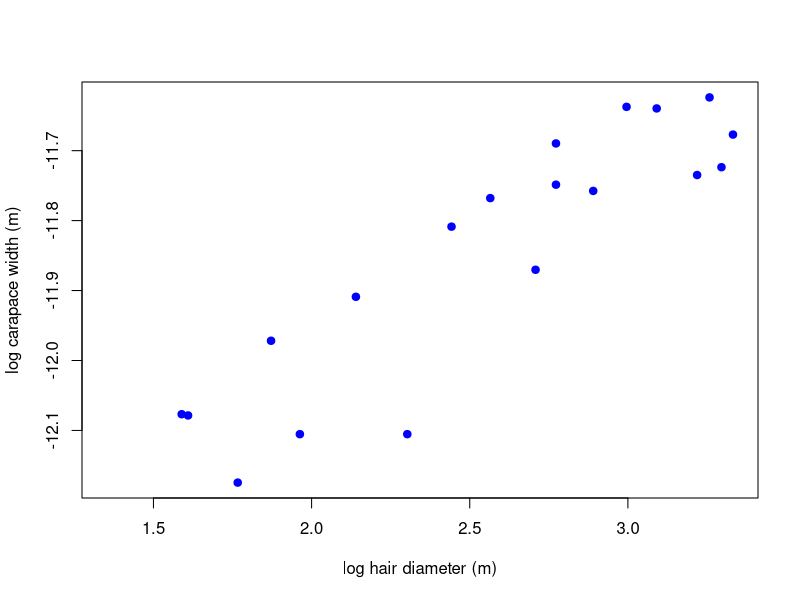

R code for this plot:
## ---- chunk 1
crabs<-read.csv("babycrab1.csv", header = TRUE, skip = 1)
crabs<-crabs[,1:13]
## ---- chunk 2
range(crabs$size..mm.)
## ---- chunk 3
plot(crabs$log.size,log(crabs$Hair.diameter),
     xlab = "log hair diameter (m)", ylab = "log carapace width (m)",
     pch = 19, col = "blue")
## ---- chunk 4
hairdia.model <- lm(log(crabs$Hair.diameter)~crabs$log.size)
summary(hairdia.model)
